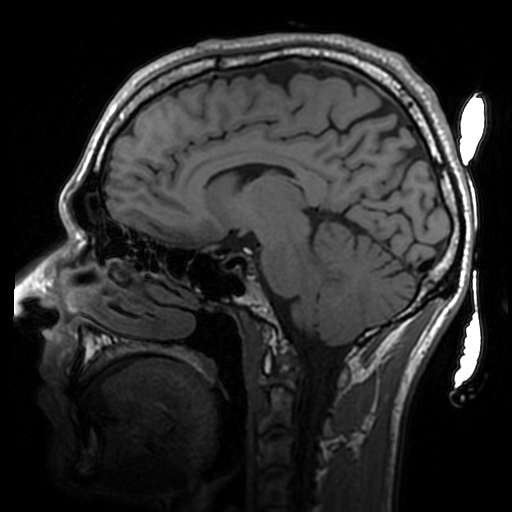
%> input picture Matlab_exercises/Chpt7/brain.jpg, 512 x 512 px
$ octave kspace.m   (GNU Octave 9; MATLAB toolbox functions it lacks are replaced by stand-ins)
%> lines starting %> are read from the running program, lines starting %| are printed output that depends on the picture
% exercise on kspace with brain image
set(0, 'DefaultFigureRenderer', 'painters');

%% exercise 7.2a and b
im = imread('brain.jpg');
%> im is the input picture: size 512x512 uint8; min 0, max 255, mean 42.6
Im = fftshift(fft2(im));
figure
subplot(3,1,1)
imagesc(im)
axis equal off
colormap bone
title('Original image')
subplot(3,1,2)
imagesc(log(abs(Im)))
axis equal off
colormap bone
title('Log of k-space')
subplot(3,1,3)
imagesc((angle(Im)))
axis equal off
colormap bone
title('Angle of k-space')
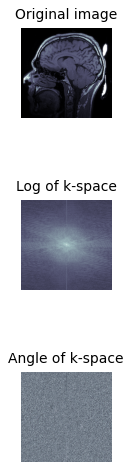
%> figure redrawn from the program's plot data, 3 panels

%% exercise 7.2c
figure
subplot(1,3,1)
plot(abs(Im(:,256)))
xlim([0 512])
ylim([0 2.5e6])
xlabel('K-space line 256')
ylabel('Signal amplitude')
subplot(1,3,2)
plot(abs(Im(:,257)))
xlim([0 512])
ylim([0 2.5e6])
xlabel('K-space line 257')
ylabel('Signal amplitude')
subplot(1,3,3)
plot(abs(Im(:,258)))
xlim([0 512])
ylim([0 2.5e6])
xlabel('K-space line 258')
ylabel('Signal amplitude')
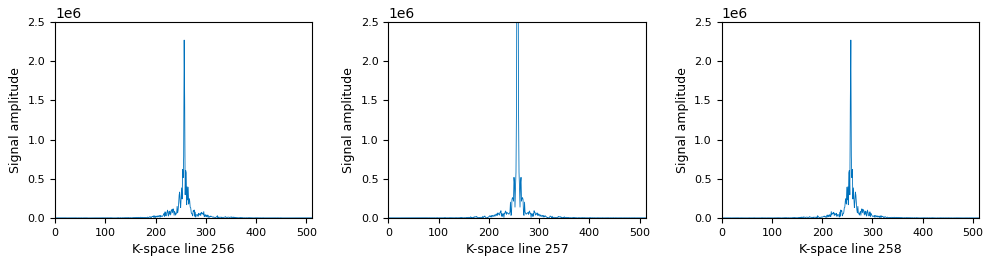
%> figure redrawn from the program's plot data, 3 panels; panel 1: curve peaks at x = 257, y = 2269410.1; panel 2: curve peaks at x = 257, y = 11164317, above the top of the axes

%% exercise 7.3a
Im_striped = Im; %copy original kspace
Im_striped(1:2:end,:) = 0; %remove every other line
im_striped = ifft2(ifftshift(Im_striped)); %inverse fft
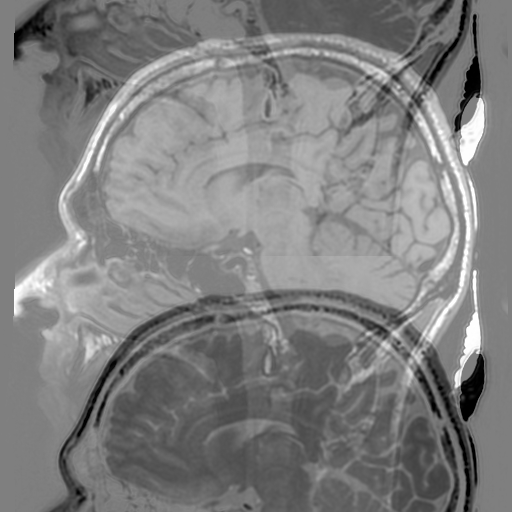
%> im_striped: size 512x512 double; min -127.5, max 127.5, mean 0; drawn with min black and max white

figure
subplot(1,3,1)
imagesc(im)
axis equal off
colormap bone
title('Original image')
subplot(1,3,2)
imagesc(log(abs(Im_striped)))
axis equal off
colormap bone
title('Log of striped k-space')
subplot(1,3,3)
imagesc((abs(im_striped)))
axis equal off
colormap bone
title('Inverse FFT of striped k-space')


%% exercise 7.3b
Im_halved = Im(1:2:end,:); %copy every other line from the original kspace
im_halved = ifft2(ifftshift(Im_halved)); %inverse fft
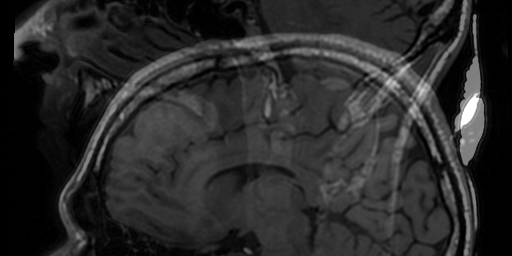
%> im_halved: size 256x512 double; min -9.95e-14, max 510, mean 85.2; drawn with min black and max white

figure
subplot(1,3,1)
imagesc(im)
axis equal off
colormap bone
title('Original image')
subplot(1,3,2)
imagesc(log(abs(Im_halved)))
axis equal off
colormap bone
title('Log of halved k-space')
subplot(1,3,3)
imagesc((abs(im_halved)))
axis equal off
colormap bone
title('Inverse FFT of halved k-space')
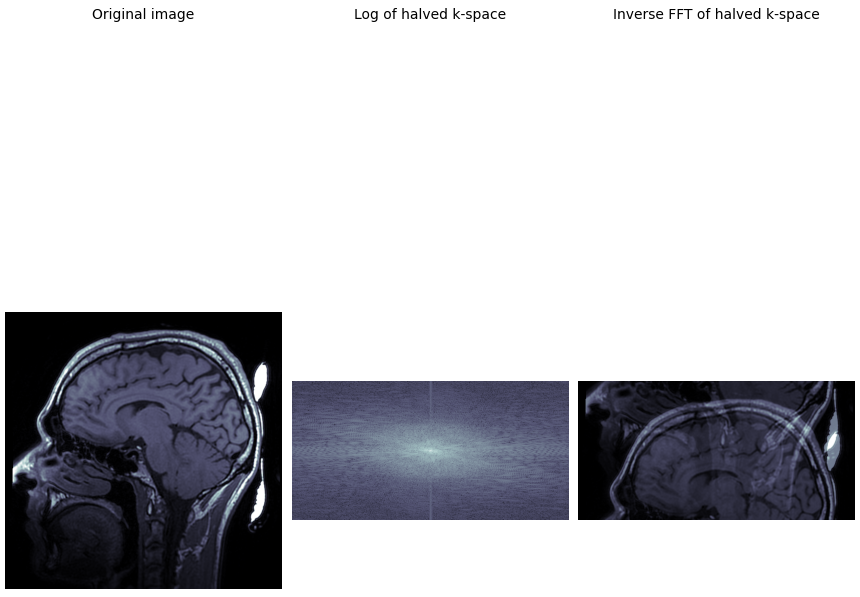
%> figure redrawn from the program's plot data, 3 panels


%% exercise 7.3c
Im_changed = Im; %copy the original kspace
Im_changed(256-10:256+11,256-10:256+11) = 0; %copy the original kspace
im_changed = ifft2(ifftshift(Im_changed)); %inverse fft

figure
subplot(1,3,1)
imagesc(im)
axis equal off
colormap bone
title('Original image')
subplot(1,3,2)
imagesc(log(abs(Im_changed)))
axis equal off
colormap bone
title('Log of perturbed k-space')
subplot(1,3,3)
imagesc((abs(im_changed)))
axis equal off
colormap bone
title('Inverse FFT of perturbed k-space')
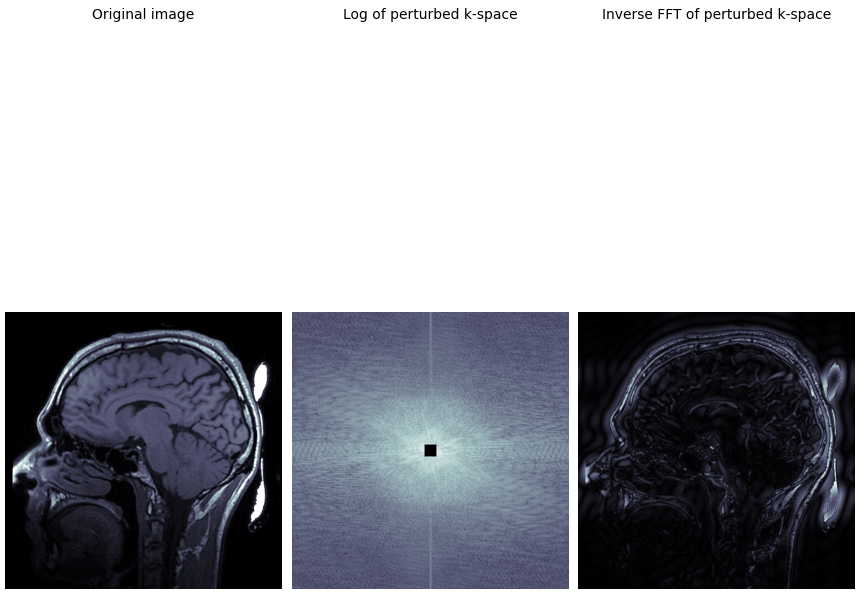
%> figure redrawn from the program's plot data, 3 panels


%% exercise 7.3d
Im_changed = Im; %copy the original kspace
rimSize = 220;
Im_changed(1:rimSize,:) = 0; %remove outer rim
Im_changed(end-rimSize:end,:) = 0; %remove outer rim
Im_changed(:,1:rimSize) = 0; %remove outer rim
Im_changed(:,end-rimSize:end) = 0; %remove outer rim
im_changed = ifft2(ifftshift(Im_changed)); %inverse fft

figure
subplot(1,3,1)
imagesc(im)
axis equal off
colormap bone
title('Original image')
subplot(1,3,2)
imagesc(log(abs(Im_changed)))
axis equal off
colormap bone
title('Log of perturbed k-space')
subplot(1,3,3)
imagesc((abs(im_changed)))
axis equal off
colormap bone
title('Inverse FFT of perturbed k-space')


%% exercise 7.3e
Im_changed = Im; %copy the original kspace
Im_changed(:,1:256) = 0; %remove left half of image, but keep the central line
im_changed = ifft2(ifftshift(Im_changed)); %inverse fft

figure
subplot(1,3,1)
imagesc(im)
axis equal off
colormap bone
title('Original image')
subplot(1,3,2)
imagesc(log(abs(Im_changed)))
axis equal off
colormap bone
title('Log of perturbed k-space')
subplot(1,3,3)
imagesc((abs(im_changed)))
axis equal off
colormap bone
title('Inverse FFT of perturbed k-space')

%% exercise 7.3f
Im_changed = Im; %copy the original kspace
Im_changed(258:end,:) = 0; %remove bottom half of image, but keep the central line
im_changed = ifft2(ifftshift(Im_changed)); %inverse fft

figure
subplot(1,3,1)
imagesc(im)
axis equal off
colormap bone
title('Original image')
subplot(1,3,2)
imagesc(log(abs(Im_changed)))
axis equal off
colormap bone
title('Log of perturbed k-space')
subplot(1,3,3)
imagesc((abs(im_changed)))
axis equal off
colormap bone
title('Inverse FFT of perturbed k-space')
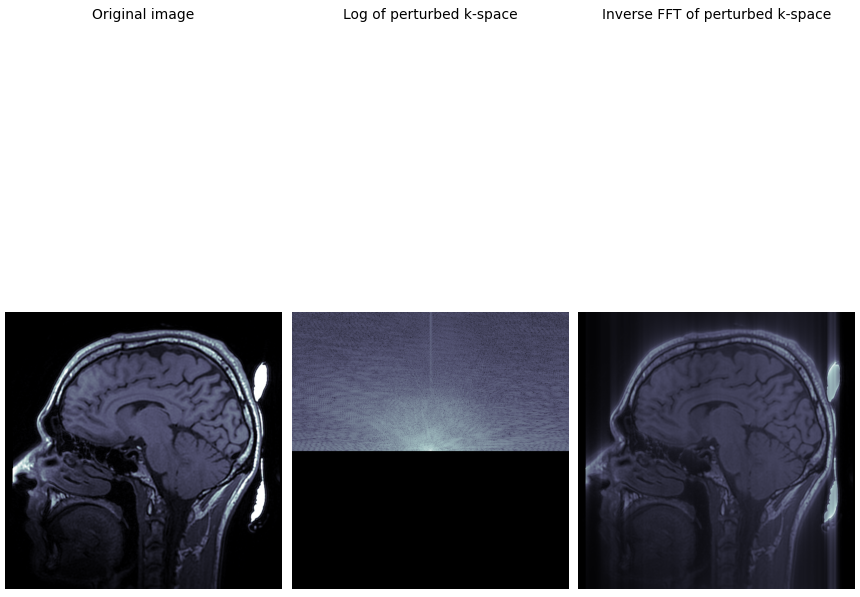
%> figure redrawn from the program's plot data, 3 panels
